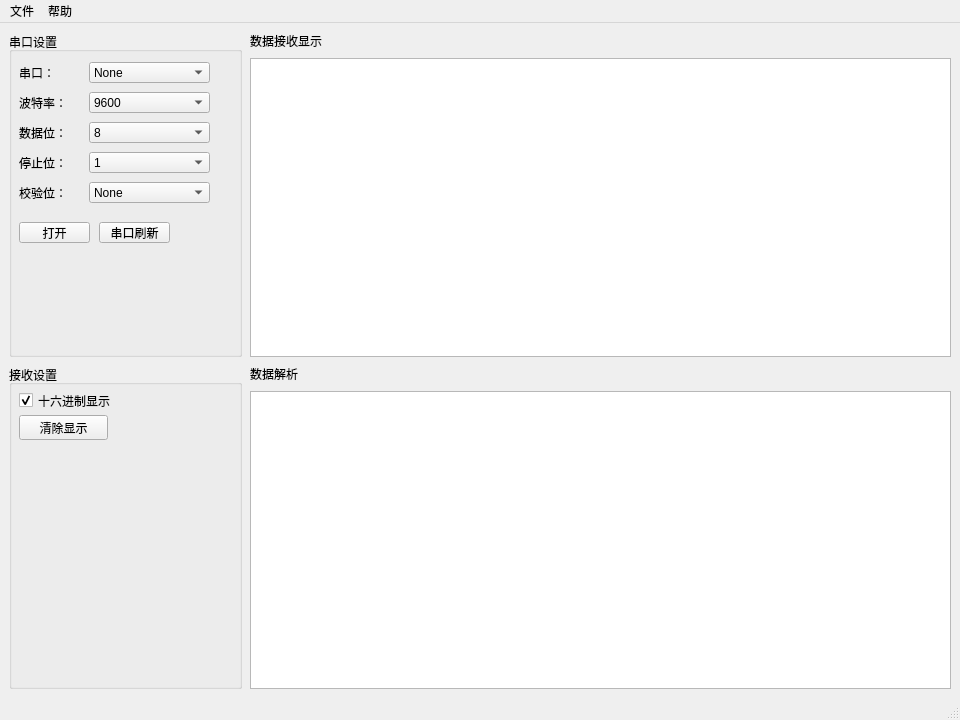
<?xml version="1.0" encoding="UTF-8"?>
<ui version="4.0">
 <class>MainWindow</class>
 <widget class="QMainWindow" name="MainWindow">
  <property name="geometry">
   <rect>
    <x>0</x>
    <y>0</y>
    <width>960</width>
    <height>720</height>
   </rect>
  </property>
  <property name="sizePolicy">
   <sizepolicy hsizetype="Expanding" vsizetype="Expanding">
    <horstretch>0</horstretch>
    <verstretch>0</verstretch>
   </sizepolicy>
  </property>
  <property name="minimumSize">
   <size>
    <width>960</width>
    <height>720</height>
   </size>
  </property>
  <property name="windowTitle">
   <string>串口调试工具</string>
  </property>
  <widget class="QWidget" name="centralwidget">
   <layout class="QGridLayout" name="gridLayout_2">
    <item row="0" column="0">
     <layout class="QGridLayout" name="gridLayout" rowstretch="1,1" columnstretch="1,3">
      <property name="sizeConstraint">
       <enum>QLayout::SetMinimumSize</enum>
      </property>
      <property name="spacing">
       <number>8</number>
      </property>
      <item row="0" column="0">
       <widget class="QGroupBox" name="groupBox_2">
        <property name="sizePolicy">
         <sizepolicy hsizetype="Preferred" vsizetype="Minimum">
          <horstretch>89</horstretch>
          <verstretch>160</verstretch>
         </sizepolicy>
        </property>
        <property name="minimumSize">
         <size>
          <width>233</width>
          <height>321</height>
         </size>
        </property>
        <property name="maximumSize">
         <size>
          <width>233</width>
          <height>999999</height>
         </size>
        </property>
        <property name="sizeIncrement">
         <size>
          <width>89</width>
          <height>138</height>
         </size>
        </property>
        <property name="title">
         <string>串口设置</string>
        </property>
        <widget class="QPushButton" name="openButton">
         <property name="geometry">
          <rect>
           <x>10</x>
           <y>190</y>
           <width>71</width>
           <height>21</height>
          </rect>
         </property>
         <property name="text">
          <string>打开</string>
         </property>
        </widget>
        <widget class="QLabel" name="label_9">
         <property name="geometry">
          <rect>
           <x>10</x>
           <y>60</y>
           <width>61</width>
           <height>21</height>
          </rect>
         </property>
         <property name="text">
          <string>波特率：</string>
         </property>
        </widget>
        <widget class="QComboBoxMoreSignal" name="serialBox">
         <property name="geometry">
          <rect>
           <x>80</x>
           <y>30</y>
           <width>121</width>
           <height>21</height>
          </rect>
         </property>
         <item>
          <property name="text">
           <string>None</string>
          </property>
         </item>
        </widget>
        <widget class="QLabel" name="label_10">
         <property name="geometry">
          <rect>
           <x>10</x>
           <y>120</y>
           <width>61</width>
           <height>21</height>
          </rect>
         </property>
         <property name="text">
          <string>停止位：</string>
         </property>
        </widget>
        <widget class="QLabel" name="label_11">
         <property name="geometry">
          <rect>
           <x>10</x>
           <y>90</y>
           <width>61</width>
           <height>21</height>
          </rect>
         </property>
         <property name="text">
          <string>数据位：</string>
         </property>
        </widget>
        <widget class="QComboBox" name="dataBitsBox">
         <property name="geometry">
          <rect>
           <x>80</x>
           <y>90</y>
           <width>121</width>
           <height>21</height>
          </rect>
         </property>
         <property name="currentText">
          <string>8</string>
         </property>
         <property name="currentIndex">
          <number>3</number>
         </property>
         <item>
          <property name="text">
           <string>5</string>
          </property>
         </item>
         <item>
          <property name="text">
           <string>6</string>
          </property>
         </item>
         <item>
          <property name="text">
           <string>7</string>
          </property>
         </item>
         <item>
          <property name="text">
           <string>8</string>
          </property>
         </item>
        </widget>
        <widget class="QComboBox" name="stopBitsBox">
         <property name="geometry">
          <rect>
           <x>80</x>
           <y>120</y>
           <width>121</width>
           <height>21</height>
          </rect>
         </property>
         <property name="maxCount">
          <number>2147483640</number>
         </property>
         <item>
          <property name="text">
           <string>1</string>
          </property>
         </item>
         <item>
          <property name="text">
           <string>2</string>
          </property>
         </item>
        </widget>
        <widget class="QLabel" name="label_2">
         <property name="geometry">
          <rect>
           <x>10</x>
           <y>30</y>
           <width>51</width>
           <height>21</height>
          </rect>
         </property>
         <property name="text">
          <string>串口：</string>
         </property>
        </widget>
        <widget class="QComboBox" name="baudrateBox">
         <property name="geometry">
          <rect>
           <x>80</x>
           <y>60</y>
           <width>121</width>
           <height>21</height>
          </rect>
         </property>
         <property name="currentText">
          <string>9600</string>
         </property>
         <property name="currentIndex">
          <number>2</number>
         </property>
         <item>
          <property name="text">
           <string>1200</string>
          </property>
         </item>
         <item>
          <property name="text">
           <string>4800</string>
          </property>
         </item>
         <item>
          <property name="text">
           <string>9600</string>
          </property>
         </item>
         <item>
          <property name="text">
           <string>19200</string>
          </property>
         </item>
         <item>
          <property name="text">
           <string>38400</string>
          </property>
         </item>
         <item>
          <property name="text">
           <string>57600</string>
          </property>
         </item>
         <item>
          <property name="text">
           <string>115200</string>
          </property>
         </item>
        </widget>
        <widget class="QLabel" name="label_12">
         <property name="geometry">
          <rect>
           <x>10</x>
           <y>150</y>
           <width>61</width>
           <height>21</height>
          </rect>
         </property>
         <property name="text">
          <string>校验位：</string>
         </property>
        </widget>
        <widget class="QComboBox" name="parityBox">
         <property name="geometry">
          <rect>
           <x>80</x>
           <y>150</y>
           <width>121</width>
           <height>21</height>
          </rect>
         </property>
         <property name="maxCount">
          <number>2147483640</number>
         </property>
         <item>
          <property name="text">
           <string>None</string>
          </property>
         </item>
        </widget>
        <widget class="QPushButton" name="updateButton">
         <property name="geometry">
          <rect>
           <x>90</x>
           <y>190</y>
           <width>71</width>
           <height>21</height>
          </rect>
         </property>
         <property name="text">
          <string>串口刷新</string>
         </property>
        </widget>
       </widget>
      </item>
      <item row="1" column="0">
       <widget class="QGroupBox" name="groupBox">
        <property name="sizePolicy">
         <sizepolicy hsizetype="Preferred" vsizetype="Preferred">
          <horstretch>0</horstretch>
          <verstretch>0</verstretch>
         </sizepolicy>
        </property>
        <property name="minimumSize">
         <size>
          <width>230</width>
          <height>0</height>
         </size>
        </property>
        <property name="maximumSize">
         <size>
          <width>233</width>
          <height>99999</height>
         </size>
        </property>
        <property name="title">
         <string>接收设置</string>
        </property>
        <widget class="QCheckBox" name="hexOutput">
         <property name="geometry">
          <rect>
           <x>10</x>
           <y>20</y>
           <width>111</width>
           <height>31</height>
          </rect>
         </property>
         <property name="text">
          <string>十六进制显示</string>
         </property>
         <property name="checked">
          <bool>true</bool>
         </property>
         <property name="tristate">
          <bool>false</bool>
         </property>
        </widget>
        <widget class="QPushButton" name="clearButton">
         <property name="geometry">
          <rect>
           <x>10</x>
           <y>50</y>
           <width>89</width>
           <height>25</height>
          </rect>
         </property>
         <property name="text">
          <string>清除显示</string>
         </property>
        </widget>
       </widget>
      </item>
      <item row="0" column="1" rowspan="2">
       <layout class="QVBoxLayout" name="verticalLayout_2">
        <property name="sizeConstraint">
         <enum>QLayout::SetMaximumSize</enum>
        </property>
        <item>
         <widget class="QLabel" name="label_13">
          <property name="text">
           <string>数据接收显示</string>
          </property>
         </widget>
        </item>
        <item>
         <widget class="QListWidget" name="receiveDataArea">
          <property name="sizePolicy">
           <sizepolicy hsizetype="Preferred" vsizetype="Expanding">
            <horstretch>0</horstretch>
            <verstretch>0</verstretch>
           </sizepolicy>
          </property>
          <property name="minimumSize">
           <size>
            <width>526</width>
            <height>256</height>
           </size>
          </property>
         </widget>
        </item>
        <item>
         <widget class="QLabel" name="label_14">
          <property name="text">
           <string>数据解析</string>
          </property>
         </widget>
        </item>
        <item>
         <widget class="QListWidget" name="parseDataArea">
          <property name="sizePolicy">
           <sizepolicy hsizetype="Preferred" vsizetype="Expanding">
            <horstretch>0</horstretch>
            <verstretch>0</verstretch>
           </sizepolicy>
          </property>
          <property name="minimumSize">
           <size>
            <width>526</width>
            <height>256</height>
           </size>
          </property>
         </widget>
        </item>
       </layout>
      </item>
     </layout>
    </item>
   </layout>
  </widget>
  <widget class="QMenuBar" name="menubar">
   <property name="geometry">
    <rect>
     <x>0</x>
     <y>0</y>
     <width>960</width>
     <height>28</height>
    </rect>
   </property>
   <widget class="QMenu" name="menu">
    <property name="title">
     <string>文件</string>
    </property>
   </widget>
   <widget class="QMenu" name="menu_2">
    <property name="title">
     <string>帮助</string>
    </property>
   </widget>
   <addaction name="menu"/>
   <addaction name="menu_2"/>
  </widget>
  <widget class="QStatusBar" name="statusbar"/>
 </widget>
 <customwidgets>
  <customwidget>
   <class>QComboBoxMoreSignal</class>
   <extends>QComboBox</extends>
   <header location="global">QComboBoxMoreSignal.h</header>
  </customwidget>
 </customwidgets>
 <resources/>
 <connections/>
</ui>
